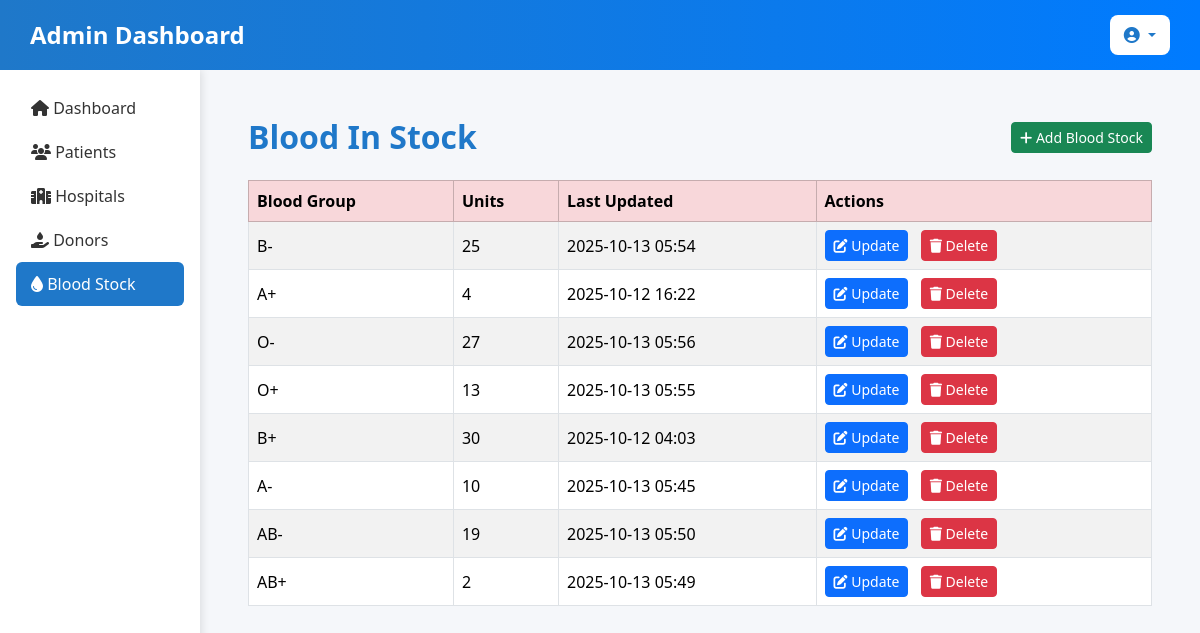
The app's page /bloodstock/, older data.
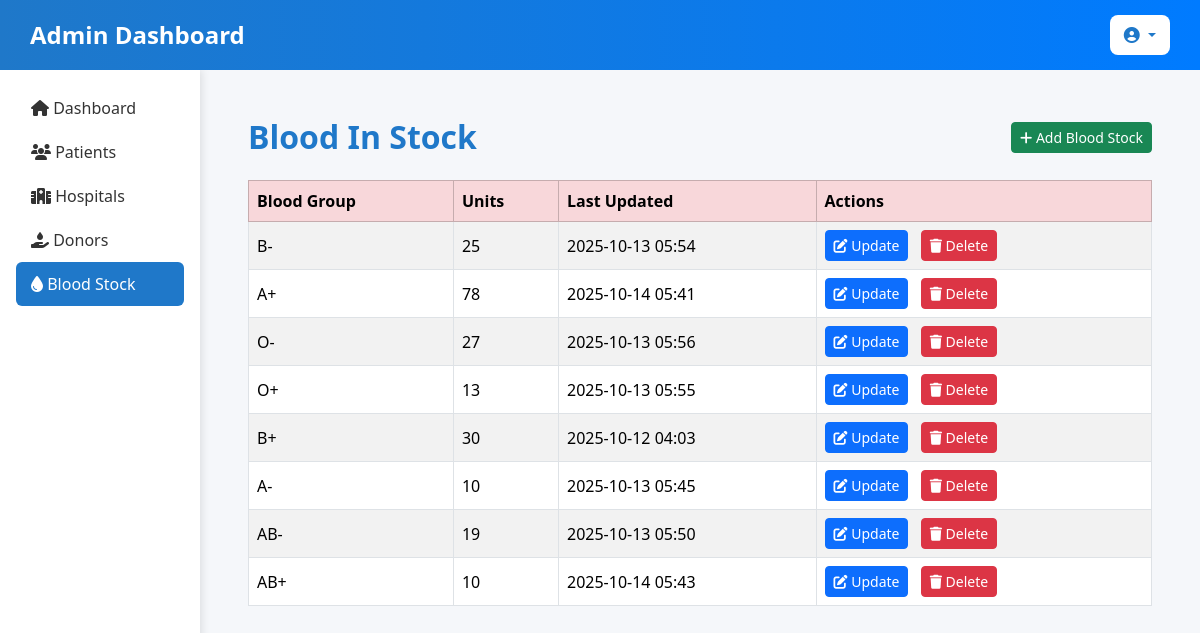
The same page, newer data.
### blood_bank_app/models.py (models this page shows, shortened)
class BloodStock(models.Model):
    BLOOD_GROUPS = [
        ('A+', 'A+'), ('A-', 'A-'),
        ('B+', 'B+'), ('B-', 'B-'),
        ('AB+', 'AB+'), ('AB-', 'AB-'),
        ('O+', 'O+'), ('O-', 'O-'),
    ]
    blood_group = models.CharField(max_length=3, choices=BLOOD_GROUPS, unique=True)
    units = models.PositiveIntegerField(default=0)
    last_updated = models.DateTimeField(auto_now=True)

### blood_bank_app/views.py (the view)
# urls.py: path('bloodstock/', views.blood_stock_list, name='blood_stock_list'),
def blood_stock_list(request):
    stocks = BloodStock.objects.all()
    return render(request,'admin/blood_stock_list.html',{'stocks':stocks})

### blood_bank_app/templates/admin/blood_stock_list.html (shortened to what this page needs)
<!DOCTYPE html>
<html lang="en">
<head>
    <link rel="stylesheet" href="https://cdnjs.cloudflare.com/ajax/libs/font-awesome/6.4.2/css/all.min.css">
    <link href="https://cdn.jsdelivr.net/npm/bootstrap@5.3.3/dist/css/bootstrap.min.css" rel="stylesheet">
</head>
<body>
     <nav class="navbar d-flex justify-content-between align-items-center">
        <h1 class="text-white mb-0">Admin Dashboard</h1>
        <div class="dropdown">
            <button class="btn btn-light dropdown-toggle" type="button" id="adminDropdown" data-bs-toggle="dropdown" aria-expanded="false">
                <i class="fa-solid fa-user-circle"></i> {{ request.user.username }}
            </button>
        </div>
    </nav>
    <div class="container-fluid">
        <div class="row">
            <div class="col-md-2 p-3 sidebar">
                <nav class="nav flex-column">
                    <a class="nav-link" href="{% url 'dashboard' %}">
                        <i class="fa-solid fa-home"></i> Dashboard
                    </a>
                    <a class="nav-link" href="#">
                        <i class="fa-solid fa-users"></i> Patients
                    </a>
                    <a class="nav-link" href="#">
                        <i class="fa-solid fa-hospital"></i> Hospitals
                    </a>
                    <a class="nav-link" href="#">
                        <i class="fa-solid fa-hand-holding-droplet"></i> Donors
                    </a>
                    <a class="nav-link active" href="{% url 'blood_stock_list' %}">
                        <i class="fa-solid fa-droplet"></i> Blood Stock
                    </a>
                </nav>
            </div>
            <div class="col-md-10 p-4">
    <div class="card-dashboard p-4">
        <div class="d-flex justify-content-between align-items-center mb-4">
            <h2 class="mb-0">Blood In Stock</h2>
            <a href="{% url 'add_blood_stock' %}" class="btn btn-success btn-sm">
                <i class="fa-solid fa-plus"></i> Add Blood Stock
            </a>
        </div>
        <div class="table-responsive">
            <table class="table table-bordered table-striped align-middle">
                <thead class="table-danger">
                    <tr>
                        <th>Blood Group</th>
                        <th>Units</th>
                        <th>Last Updated</th>
                        <th>Actions</th>
                    </tr>
                </thead>
                <tbody>
                    {% for stock in stocks %}
                    <tr>
                        <td>{{ stock.blood_group }}</td>
                        <td>{{ stock.units }}</td>
                        <td>{{ stock.last_updated|date:"Y-m-d H:i" }}</td>
                        <td>
                            <a href="{% url 'update_blood_stock' stock.id %}" class="btn btn-primary btn-sm me-2">
                                <i class="fa-solid fa-pen-to-square"></i> Update
                            </a>
                            <a href="{% url 'delete_blood_stock' stock.id %}" class="btn btn-danger btn-sm" onclick="return confirm('Are you sure you want to delete this record?')">
                                <i class="fa-solid fa-trash"></i> Delete
                            </a>
                        </td>
                    </tr>
                    {% empty %}
                    <tr>
                        <td colspan="4" class="text-center text-muted">No stock records found.</td>
                    </tr>
                    {% endfor %}
                </tbody>
            </table>
        </div>
    </div>
</div>
        </div>
    </div>
</body>
</html>

Row changes from the older to the newer data that the page shows:
changed BloodStock (number 2 of 8 on the later page): units "4" → "78"; last_updated "2025-10-12 16:22" → "2025-10-14 05:41"
changed BloodStock "AB+": units "2" → "10"; last_updated "2025-10-13 05:49" → "2025-10-14 05:43"
